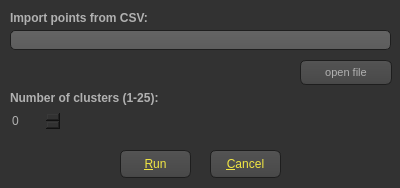
<?xml version="1.0" encoding="UTF-8"?>
<ui version="4.0">
 <class>dlgKmean</class>
 <widget class="QDialog" name="dlgKmean">
  <property name="geometry">
   <rect>
    <x>0</x>
    <y>0</y>
    <width>400</width>
    <height>188</height>
   </rect>
  </property>
  <property name="windowTitle">
   <string>K-means clustering</string>
  </property>
  <property name="autoFillBackground">
   <bool>false</bool>
  </property>
  <property name="styleSheet">
   <string notr="true">

QToolTip
{
     border: 0px solid black;
     background-color: rgb(199, 199, 199);
     padding: 1px;
     border-radius: 3px;
     opacity: 100;
}

QWidget
{
    color: #b1b1b1;
    background-color: #323232;
}

QWidget:item:hover
{
    background-color: QLinearGradient( x1: 0, y1: 0, x2: 0, y2: 1, stop: 0 #ffa02f, stop: 1 #ca0619);
    color: #000000;
}

/*QWidget:item:selected
{
    background-color: QLinearGradient( x1: 0, y1: 0, x2: 0, y2: 1, stop: 0 #ffa02f, stop: 1 #d7801a);
}*/


QMenuBar::item
{
    background: transparent;
}

QMenuBar::item:selected
{
    background: transparent;
    border: 1px solid #ffaa00;
}

QMenuBar::item:pressed
{
    background: #444;
    border: 1px solid #000;
    background-color: QLinearGradient(
        x1:0, y1:0,
        x2:0, y2:1,
        stop:1 #212121,
        stop:0.4 #343434/*,
        stop:0.2 #343434,
        stop:0.1 #ffaa00*/
    );
    margin-bottom:-1px;
    padding-bottom:1px;
}

QMenu
{
    border: 1px solid #000;
}

QMenu::item
{
    padding: 2px 20px 2px 20px;
}

QMenu::item:selected
{
    color: #000000;
}

QWidget:disabled
{
    color: #404040;
    background-color: #323232;
}

QWidget:disabled1
{
    color: rgb(170, 255, 0);
    background-color: rgb(170, 255, 0);
}


QWidget:disabled3
{
    color:rgb(50, 50, 50);
    background-color: rgb(50, 50, 50);
border:0px;
}



QAbstractItemView
{
    background-color: QLinearGradient( x1: 0, y1: 0, x2: 0, y2: 1, stop: 0 #4d4d4d, stop: 0.1 #646464, stop: 1 #5d5d5d);
}

/*QWidget:focus
{
   /*border: 0px solid QLinearGradient( x1: 0, y1: 0, x2: 0, y2: 1, stop: 0 #ffa02f, stop: 1 #d7801a);
}*/

QLineEdit
{
    background-color: QLinearGradient( x1: 0, y1: 0, x2: 0, y2: 1, stop: 0 #4d4d4d, stop: 0 #646464, stop: 1 #5d5d5d);
    padding: 1px;
    border-style: solid;
    border: 1px solid #1e1e1e;
    border-radius: 5;
}

QPushButton
{
    color: #b1b1b1;
    background-color: QLinearGradient( x1: 0, y1: 0, x2: 0, y2: 1, stop: 0 #565656, stop: 0.1 #525252, stop: 0.5 #4e4e4e, stop: 0.9 #4a4a4a, stop: 1 #464646);
    border-width: 1px;
    border-color: #1e1e1e;
    border-style: solid;
    border-radius: 6;
    padding: 1px;
    font-size: 12px;
    padding-left: 1px;
    padding-right: 1px;
}

QPushButton:pressed
{
    background-color: QLinearGradient( x1: 0, y1: 0, x2: 0, y2: 1, stop: 0 #2d2d2d, stop: 0.1 #2b2b2b, stop: 0.5 #292929, stop: 0.9 #282828, stop: 1 #252525);
}


QGroupBox:focus
{
border: 2px solid QLinearGradient( x1: 0, y1: 0, x2: 0, y2: 1, stop: 0 #ffa02f, stop: 1 #d7801a);
}

QGroupBox
{
    font-size:11px;
    font-weight: bold;
}

QGroupBox:selected
{
border:5px;
    background-color: QLinearGradient( x1: 0, y1: 0, x2: 0, y2: 1, stop: 0 #ffa02f, stop: 1 #d7801a);
}

QTextEdit:focus
{
    border: 2px solid QLinearGradient( x1: 0, y1: 0, x2: 0, y2: 1, stop: 0 #ffa02f, stop: 1 #d7801a);
}

QScrollBar:horizontal {
     border: 1px solid #222222;
     background: QLinearGradient( x1: 0, y1: 0, x2: 0, y2: 1, stop: 0.0 #121212, stop: 0.2 #282828, stop: 1 #484848);
     height: 7px;
     margin: 0px 16px 0 16px;
}

QScrollBar::handle:horizontal
{
      background: QLinearGradient( x1: 0, y1: 0, x2: 1, y2: 0, stop: 0 #ffa02f, stop: 0.5 #d7801a, stop: 1 #ffa02f);
      min-height: 20px;
      border-radius: 2px;
}

QScrollBar::add-line:horizontal {
      border: 1px solid #1b1b19;
      border-radius: 2px;
      background: QLinearGradient( x1: 0, y1: 0, x2: 1, y2: 0, stop: 0 #ffa02f, stop: 1 #d7801a);
      width: 14px;
      subcontrol-position: right;
      subcontrol-origin: margin;
}

QScrollBar::sub-line:horizontal {
      border: 1px solid #1b1b19;
      border-radius: 2px;
      background: QLinearGradient( x1: 0, y1: 0, x2: 1, y2: 0, stop: 0 #ffa02f, stop: 1 #d7801a);
      width: 14px;
     subcontrol-position: left;
     subcontrol-origin: margin;
}

QScrollBar::right-arrow:horizontal, QScrollBar::left-arrow:horizontal
{
      border: 1px solid black;
      width: 1px;
      height: 1px;
      background: white;
}

QScrollBar::add-page:horizontal, QScrollBar::sub-page:horizontal
{
      background: none;
}

QScrollBar:vertical
{
      background: QLinearGradient( x1: 0, y1: 0, x2: 1, y2: 0, stop: 0.0 #121212, stop: 0.2 #282828, stop: 1 #484848);
      width: 7px;
      margin: 16px 0 16px 0;
      border: 1px solid #222222;
}

QScrollBar::handle:vertical
{
      background: QLinearGradient( x1: 0, y1: 0, x2: 0, y2: 1, stop: 0 #ffa02f, stop: 0.5 #d7801a, stop: 1 #ffa02f);
      min-height: 20px;
      border-radius: 2px;
}

QScrollBar::add-line:vertical
{
      border: 1px solid #1b1b19;
      border-radius: 2px;
      background: QLinearGradient( x1: 0, y1: 0, x2: 0, y2: 1, stop: 0 #ffa02f, stop: 1 #d7801a);
      height: 14px;
      subcontrol-position: bottom;
      subcontrol-origin: margin;
}

QScrollBar::sub-line:vertical
{
      border: 1px solid #1b1b19;
      border-radius: 2px;
      background: QLinearGradient( x1: 0, y1: 0, x2: 0, y2: 1, stop: 0 #d7801a, stop: 1 #ffa02f);
      height: 14px;
      subcontrol-position: top;
      subcontrol-origin: margin;
}

QScrollBar::up-arrow:vertical, QScrollBar::down-arrow:vertical
{
      border: 1px solid black;
      width: 1px;
      height: 1px;
      background: white;
}


QScrollBar::add-page:vertical, QScrollBar::sub-page:vertical
{
      background: none;
}

QTextEdit
{
    background-color: #242424;
}

QPlainTextEdit
{
    background-color: #242424;
}

QHeaderView::section
{
    background-color: QLinearGradient(x1:0, y1:0, x2:0, y2:1, stop:0 #616161, stop: 0.5 #505050, stop: 0.6 #434343, stop:1 #656565);
    color: white;
    padding-left: 4px;
    border: 1px solid #6c6c6c;
}



QDockWidget::title
{
    text-align: center;
    spacing: 3px; /* spacing between items in the tool bar */
    background-color: QLinearGradient(x1:0, y1:0, x2:0, y2:1, stop:0 #323232, stop: 0.5 #242424, stop:1 #323232);
}

QDockWidget::close-button, QDockWidget::float-button
{
    text-align: center;
    spacing: 1px; /* spacing between items in the tool bar */
    background-color: QLinearGradient(x1:0, y1:0, x2:0, y2:1, stop:0 #323232, stop: 0.5 #242424, stop:1 #323232);
}

QDockWidget::close-button:hover, QDockWidget::float-button:hover
{
    background: #242424;
}

QDockWidget::close-button:pressed, QDockWidget::float-button:pressed
{
    padding: 1px -1px -1px 1px;
}

QMainWindow::separator
{
    background-color: QLinearGradient(x1:0, y1:0, x2:0, y2:1, stop:0 #161616, stop: 0.5 #151515, stop: 0.6 #212121, stop:1 #343434);
    color: white;
    padding-left: 4px;
    border: 1px solid #4c4c4c;
    spacing: 3px; /* spacing between items in the tool bar */
}

QMainWindow::separator:hover
{

    background-color: QLinearGradient(x1:0, y1:0, x2:0, y2:1, stop:0 #d7801a, stop:0.5 #b56c17 stop:1 #ffa02f);
    color: white;
    padding-left: 4px;
    border: 1px solid #6c6c6c;
    spacing: 3px; /* spacing between items in the tool bar */
}

QToolBar::handle
{
     spacing: 3px; /* spacing between items in the tool bar */
     background: url(:/images/handle.png);
}

QMenu::separator
{
    height: 2px;
    background-color: QLinearGradient(x1:0, y1:0, x2:0, y2:1, stop:0 #161616, stop: 0.5 #151515, stop: 0.6 #212121, stop:1 #343434);
    color: white;
    padding-left: 4px;
    margin-left: 10px;
    margin-right: 5px;
}

QProgressBar
{
    border: 2px solid grey;
    border-radius: 5px;
    text-align: center;
}

QProgressBar::chunk
{
    background-color: #d7801a;
    width: 2.15px;
    margin: 0.5px;
}

QTabBar::tab {
    color: #b1b1b1;
    border: 1px solid #444;
    border-bottom-style: none;
    background-color: #323232;
    padding-left: 10px;
    padding-right: 10px;
    padding-top: 3px;
    padding-bottom: 2px;
    margin-right: -1px;
}

QTabWidget::pane {
    border: 1px solid #444;
    top: 1px;
}

QTabBar::tab:last
{
    margin-right: 0; /* the last selected tab has nothing to overlap with on the right */
    border-top-right-radius: 3px;
}

QTabBar::tab:first:!selected
{
 margin-left: 0px; /* the last selected tab has nothing to overlap with on the right */


    border-top-left-radius: 3px;
}

QTabBar::tab:!selected
{
    color: #b1b1b1;
    border-bottom-style: solid;
    margin-top: 3px;
    background-color: QLinearGradient(x1:0, y1:0, x2:0, y2:1, stop:1 #212121, stop:.4 #343434);
}

QTabBar::tab:selected
{
    border-top-left-radius: 3px;
    border-top-right-radius: 3px;
    margin-bottom: 0px;
color: white;
}

QTabBar::tab:!selected:hover
{
    /*border-top: 2px solid #ffaa00;
    padding-bottom: 3px;*/
    border-top-left-radius: 3px;
    border-top-right-radius: 3px;
    background-color: QLinearGradient(x1:0, y1:0, x2:0, y2:1, stop:1 #212121, stop:0.4 #343434, stop:0.2 #343434, stop:0.1 #ffaa00);
}

QRadioButton::indicator:checked, QRadioButton::indicator:unchecked{
    color: #b1b1b1;
    background-color: #323232;
    border: 1px solid #b1b1b1;
    border-radius: 6px;
}

QRadioButton::indicator:checked
{
    background-color: qradialgradient(
        cx: 0.5, cy: 0.5,
        fx: 0.5, fy: 0.5,
        radius: 1.0,
        stop: 0.25 #ffaa00,
        stop: 0.3 #323232
    );
}
/*
QCheckBox::indicator{
    color: #b1b1b1;
    background-color: #323232;
    border: 1px solid #b1b1b1;
    width: 9px;
    height: 9px;
}
*/
QRadioButton::indicator
{
    border-radius: 6px;
}

QRadioButton::indicator:hover
{
    border: 1px solid #ffaa00;
}
/*
QCheckBox::indicator:checked
{
    image:url(:/images/checkbox.png);
}
*/
QCheckBox::indicator:disabled, QRadioButton::indicator:disabled
{
    border: 1px solid #444;
}</string>
  </property>
  <widget class="QLineEdit" name="lnEditCsvPath">
   <property name="geometry">
    <rect>
     <x>10</x>
     <y>30</y>
     <width>381</width>
     <height>20</height>
    </rect>
   </property>
   <property name="styleSheet">
    <string notr="true">QLineEdit:hover {

border: 1px solid rgb(255, 255,255);

}</string>
   </property>
  </widget>
  <widget class="QPushButton" name="btnOpen">
   <property name="geometry">
    <rect>
     <x>300</x>
     <y>60</y>
     <width>92</width>
     <height>25</height>
    </rect>
   </property>
   <property name="sizePolicy">
    <sizepolicy hsizetype="Ignored" vsizetype="Fixed">
     <horstretch>0</horstretch>
     <verstretch>0</verstretch>
    </sizepolicy>
   </property>
   <property name="minimumSize">
    <size>
     <width>92</width>
     <height>0</height>
    </size>
   </property>
   <property name="styleSheet">
    <string notr="true">QPushButton{
font-size: 11px;
}

QTabBar{
	background-color: #323232;
}
QTabBar::tab {
    /*color: #b1b1b1;*/
    border: 1px solid #444;
    border-bottom-style: none;
	background-color: #323232;
    padding-left: 10px;
    padding-right: 10px;
    padding-top: 3px;
    padding-bottom: 2px;
    margin-right: -1px;
}

QTabBar::tab:last
{
    margin-right: 0; /* the last selected tab has nothing to overlap with on the right */
    border-top-right-radius: 3px;
}
QTabBar::tab:first:!selected
{
 margin-left: 0px; /* the last selected tab has nothing to overlap with on the right */

    border-top-left-radius: 3px;
}
QTabBar::tab:!selected
{
    color: #b1b1b1;
    border-bottom-style: solid;
    margin-top: 3px;
    background-color: QLinearGradient(x1:0, y1:0, x2:0, y2:1, stop:1 #212121, stop:.4 #343434);
}
QTabBar::tab:selected
{
    border-top-left-radius: 3px;
    border-top-right-radius: 3px;
    margin-bottom: 0px;
color: white;
}
QTabBar::tab:!selected:hover
{
    /*border-top: 2px solid #ffaa00;
    padding-bottom: 3px;*/
    border-top-left-radius: 3px;
    border-top-right-radius: 3px;
    background-color: QLinearGradient(x1:0, y1:0, x2:0, y2:1, stop:1 #212121, stop:0.4 #343434, stop:0.2 #343434, stop:0.1 #ffaa00);
}

QPushButton{
font-size: 11px;
}

QPushButton:hover {

border: 1px solid rgb(255, 255,255);

}
QPushButton:hover {

border: 1px solid rgb(255, 255,255);

}</string>
   </property>
   <property name="text">
    <string>open file</string>
   </property>
  </widget>
  <widget class="QLabel" name="label_3">
   <property name="geometry">
    <rect>
     <x>10</x>
     <y>10</y>
     <width>141</width>
     <height>16</height>
    </rect>
   </property>
   <property name="font">
    <font>
     <weight>75</weight>
     <bold>true</bold>
    </font>
   </property>
   <property name="text">
    <string>Import points from CSV:</string>
   </property>
  </widget>
  <widget class="QLabel" name="label_4">
   <property name="geometry">
    <rect>
     <x>10</x>
     <y>90</y>
     <width>151</width>
     <height>16</height>
    </rect>
   </property>
   <property name="font">
    <font>
     <weight>75</weight>
     <bold>true</bold>
    </font>
   </property>
   <property name="text">
    <string>Number of clusters (1-25):</string>
   </property>
  </widget>
  <widget class="QSpinBox" name="spinBox">
   <property name="geometry">
    <rect>
     <x>10</x>
     <y>110</y>
     <width>51</width>
     <height>22</height>
    </rect>
   </property>
   <property name="styleSheet">
    <string notr="true">QSpinBox {

border: 0px solid rgb(255, 255,255);

}

QSpinBox:hover {

border: 1px solid rgb(255, 255,255);

}</string>
   </property>
  </widget>
  <widget class="QPushButton" name="btnRUN">
   <property name="geometry">
    <rect>
     <x>120</x>
     <y>150</y>
     <width>71</width>
     <height>28</height>
    </rect>
   </property>
   <property name="font">
    <font>
     <pointsize>-1</pointsize>
    </font>
   </property>
   <property name="styleSheet">
    <string notr="true">QPushButton{
color:rgb(241, 230, 67);
font-size: 12px;
}



QPushButton:disabled{
color:rgb(66, 66, 66);


}

QPushButton:hover {
background-color:qlineargradient(spread:pad, x1:0.452401, y1:0.534, x2:0.440554, y2:0, stop:0 rgba(255, 170, 0, 255), stop:1 rgba(255, 255, 255, 255));
border: 1px solid rgb(255, 85, 0);
color:rgb(147, 0, 0);
}

QPushButton:pressed
{ background-color:qlineargradient(spread:pad, x1:0.452401, y1:0.534, x2:0.440554, y2:0, stop:0 rgba(221, 147, 0, 255), stop:1 rgba(255, 255, 255, 255));

}
</string>
   </property>
   <property name="text">
    <string>&amp;Run</string>
   </property>
  </widget>
  <widget class="QPushButton" name="btnCancel">
   <property name="geometry">
    <rect>
     <x>210</x>
     <y>150</y>
     <width>71</width>
     <height>28</height>
    </rect>
   </property>
   <property name="font">
    <font>
     <pointsize>-1</pointsize>
    </font>
   </property>
   <property name="styleSheet">
    <string notr="true">QPushButton{
color:rgb(241, 230, 67);
font-size: 12px;
}



QPushButton:disabled{
color:rgb(66, 66, 66);


}

QPushButton:hover {
background-color:qlineargradient(spread:pad, x1:0.452401, y1:0.534, x2:0.440554, y2:0, stop:0 rgba(255, 170, 0, 255), stop:1 rgba(255, 255, 255, 255));
border: 1px solid rgb(255, 85, 0);
color:rgb(147, 0, 0);
}

QPushButton:pressed
{ background-color:qlineargradient(spread:pad, x1:0.452401, y1:0.534, x2:0.440554, y2:0, stop:0 rgba(221, 147, 0, 255), stop:1 rgba(255, 255, 255, 255));

}
</string>
   </property>
   <property name="text">
    <string>&amp;Cancel</string>
   </property>
  </widget>
 </widget>
 <resources/>
 <connections/>
</ui>
